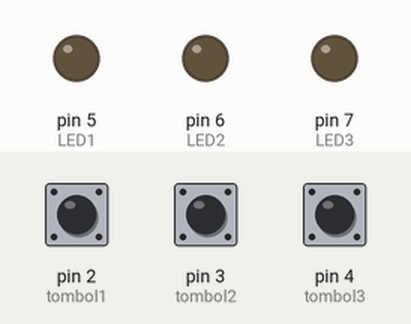
Recording of a sketch running on a simulated Arduino Uno, built with avr-gcc and run on an emulated ATmega328P. Parts: output pins drawn as LEDs (lit = HIGH). The inputs (shaded band) are chosen by the test bench; at power-on: pin 2 (tombol1) LOW, pin 3 (tombol2) LOW, pin 4 (tombol3) LOW. What the sketch prints to the serial monitor is not drawn.

Above: at 1.2 s.
1.3 s: pin 2 (tombol1) pulled HIGH for 0.15 s
At 1.38 s:
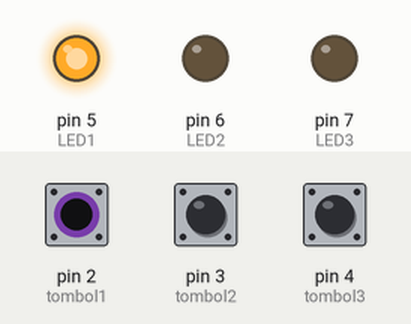
2.9 s: pin 3 (tombol2) pulled HIGH for 0.15 s
At 2.98 s:
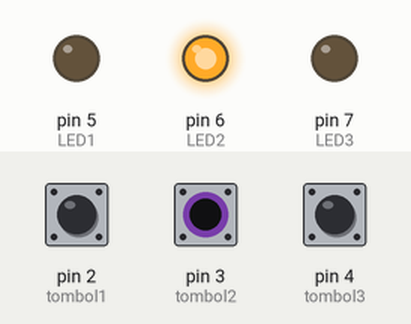
4.5 s: pin 4 (tombol3) pulled HIGH for 0.15 s
At 4.58 s:
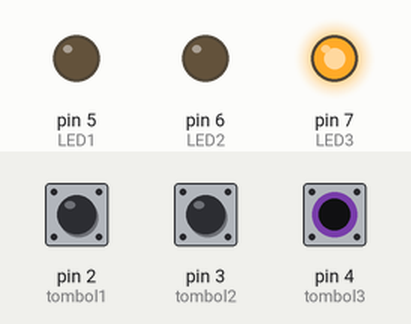
6.1 s: pin 4 (tombol3) pulled HIGH for 3.2 s
At 10.5 s:
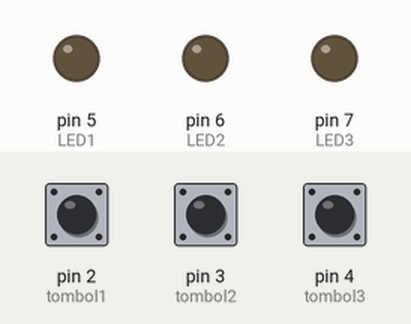
12.3 s: pin 2 (tombol1) pulled HIGH for 3.2 s
At 12.9 s:
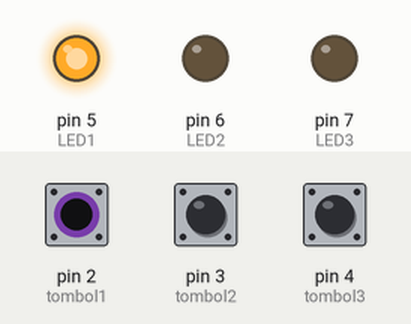
18.5 s: pin 2 (tombol1) driven HIGH and pin 3 (tombol2) driven HIGH
At 19.9 s:
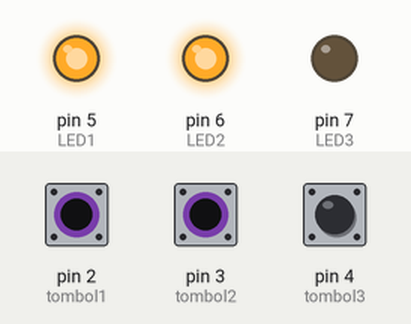
Timing chart, 0 to 21.0 s (numbered marks = the images above; inputs shaded):
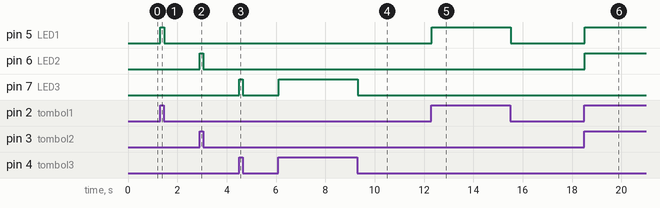

Measured:
- after the input at 1.3 s, pin 5 (LED1): LOW → HIGH at once, → LOW 0.15 s later
- after the input at 2.9 s, pin 6 (LED2): LOW → HIGH at once, → LOW 0.15 s later
- after the input at 4.5 s, pin 7 (LED3): LOW → HIGH at once, → LOW 0.15 s later
- after the input at 6.1 s, pin 7 (LED3): LOW → HIGH at once, → LOW 3.2 s later
- after the input at 12.3 s, pin 5 (LED1): LOW → HIGH at once, → LOW 3.2 s later
- after the input at 18.5 s, pin 5 (LED1), pin 6 (LED2): LOW → HIGH at once

The sketch:

1.Button.ino
```cpp
//Inisialisasi pembuatan variable
//untuk tombol
int tombol1 =2;
int tombol2 =3;
int tombol3 =4;
//untuk led
int LED1    =5;
int LED2    =6;
int LED3    =7;

void setup() {
  //Menentukan Fungsionalitas dari PIN pada Microcontroller
  Serial.begin(96000);
  pinMode(tombol1,INPUT);
  pinMode(LED1,OUTPUT);
  pinMode(tombol2,INPUT);
  pinMode(LED2,OUTPUT);
  pinMode(tombol3,INPUT);
  pinMode(LED3,OUTPUT);

}

void loop() {
  //Program yang akan dijalankan berulang ulang
  int bacaTombol1=digitalRead(tombol1);//Membaca keadaan tombol 1
  int bacaTombol2=digitalRead(tombol2);//Membaca keadaan tombol 2
  int bacaTombol3=digitalRead(tombol3);//Membaca keadaan tombol 3

  //Print Serial
  Serial.print(" | Kondisi Tombol 1:"); Serial.print(bacaTombol1);
  Serial.print(" | Kondisi Tombol 2:"); Serial.print(bacaTombol2);
  Serial.print(" | Kondisi Tombol 3:"); Serial.print(bacaTombol3);
  Serial.println();


  //Logika program (Jika tombol membaca nilai 1 maka LED menyala, jika bukan 1 maka mati

  //Start Tombol 1
  if (bacaTombol1==1){
    digitalWrite(LED1,HIGH);
  }else{
    digitalWrite(LED1,LOW);
  }

  if (bacaTombol2==1){
    digitalWrite(LED2,HIGH);
  }else{
    digitalWrite(LED2,LOW);
  }

  if (bacaTombol3==1){
    digitalWrite(LED3,HIGH);
  }else{
    digitalWrite(LED3,LOW);
  }

}
```
